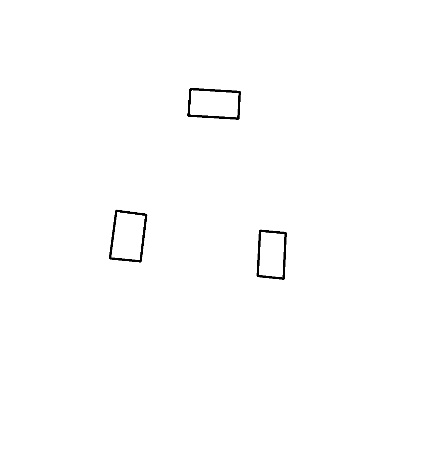
#> input picture map.jpg, 439 x 456 px
$ python mapconv.py
#> lines starting #> are read from the running program, lines starting #| are printed output that depends on the picture; after the words box and inside, x2 and y2 are one past the last pixel; in counts of white or black regions, pixels touching at a corner belong together
### asearch.py
import math
import heapq
import numpy as np

# Define the Cell class
class Cell:
    def __init__(self):
        self.parent_i = 0  # Parent cell's row index
        self.parent_j = 0  # Parent cell's column index
        self.f = float('inf')  # Total cost of the cell (g + h)
        self.g = float('inf')  # Cost from start to this cell
        self.h = 0  # Heuristic cost from this cell to destination


# Define the size of the grid
ROW = 433
COL = 416


# Check if a cell is valid (within the grid)
def is_valid(row, col):
    return (row >= 0) and (row < ROW) and (col >= 0) and (col < COL)


# Check if a cell is unblocked
def is_unblocked(grid, row, col):
    return grid[row][col] == 1


# Check if a cell is the destination
def is_destination(row, col, dest):
    return row == dest[0] and col == dest[1]


# Calculate the heuristic value of a cell (Euclidean distance to destination)
def calculate_h_value(row, col, dest):
    return ((row - dest[0]) ** 2 + (col - dest[1]) ** 2) ** 0.5


# Trace the path from source to destination
def trace_path(cell_details, dest):
    print("The Path is ")
    path = []
    row = dest[0]
    col = dest[1]

    # Trace the path from destination to source using parent cells
    while not (cell_details[row][col].parent_i == row and cell_details[row][col].parent_j == col):
        path.append((row, col))
        temp_row = cell_details[row][col].parent_i
        temp_col = cell_details[row][col].parent_j
        row = temp_row
        col = temp_col

    # Add the source cell to the path
    path.append((row, col))
    # Reverse the path to get the path from source to destination
    path.reverse()

    # Print the path
    for i in path:
        print("->", i, end=" ")
    print()
    return path


# Implement the A* search algorithm
def a_star_search(grid, src, dest):
    # Check if the source and destination are valid
    if not is_valid(src[0], src[1]) or not is_valid(dest[0], dest[1]):
        print("Source or destination is invalid")
        return

    # Check if the source and destination are unblocked
    if not is_unblocked(grid, src[0], src[1]) or not is_unblocked(grid, dest[0], dest[1]):
        print("Source or the destination is blocked")
        return

    # Check if we are already at the destination
    if is_destination(src[0], src[1], dest):
        print("We are already at the destination")
        return

    # Initialize the closed list (visited cells)
    closed_list = [[False for _ in range(COL)] for _ in range(ROW)]
    # Initialize the details of each cell
    cell_details = [[Cell() for _ in range(COL)] for _ in range(ROW)]

    # Initialize the start cell details
    i = src[0]
    j = src[1]
    cell_details[i][j].f = 0
    cell_details[i][j].g = 0
    cell_details[i][j].h = 0
    cell_details[i][j].parent_i = i
    cell_details[i][j].parent_j = j

    # Initialize the open list (cells to be visited) with the start cell
    open_list = []
    heapq.heappush(open_list, (0.0, i, j))

    # Initialize the flag for whether destination is found
    found_dest = False

    # Main loop of A* search algorithm
    while len(open_list) > 0:
        # Pop the cell with the smallest f value from the open list
        p = heapq.heappop(open_list)

        # Mark the cell as visited
        i = p[1]
        j = p[2]
        closed_list[i][j] = True

        # For each direction, check the successors
        directions = [(0, 1), (0, -1), (1, 0), (-1, 0), (1, 1), (1, -1), (-1, 1), (-1, -1)]
        for dir in directions:
            new_i = i + dir[0]
            new_j = j + dir[1]

            # If the successor is valid, unblocked, and not visited
            if is_valid(new_i, new_j) and is_unblocked(grid, new_i, new_j) and not closed_list[new_i][new_j]:
                # If the successor is the destination
                if is_destination(new_i, new_j, dest):
                    # Set the parent of the destination cell
                    cell_details[new_i][new_j].parent_i = i
                    cell_details[new_i][new_j].parent_j = j
                    print("The destination cell is found")
                    # Trace and print the path from source to destination
                    traced = trace_path(cell_details, dest)
                    found_dest = True
                    return traced
                else:
                    # Calculate the new f, g, and h values
                    g_new = cell_details[i][j].g + 1.0
                    h_new = calculate_h_value(new_i, new_j, dest)
                    f_new = g_new + h_new

                    # If the cell is not in the open list or the new f value is smaller
                    if cell_details[new_i][new_j].f == float('inf') or cell_details[new_i][new_j].f > f_new:
                        # Add the cell to the open list
                        heapq.heappush(open_list, (f_new, new_i, new_j))
                        # Update the cell details
                        cell_details[new_i][new_j].f = f_new
                        cell_details[new_i][new_j].g = g_new
                        cell_details[new_i][new_j].h = h_new
                        cell_details[new_i][new_j].parent_i = i
                        cell_details[new_i][new_j].parent_j = j

    # If the destination is not found after visiting all cells
    if not found_dest:
        print("Failed to find the destination cell")


# [20 lines left out: function main, not called in this run]


# [2 lines that do not run on import are left out]

### mapconv.py
import cv2
import numpy as np
from matplotlib import pyplot as plt
import asearch

image = cv2.imread("map.jpg")
#> image is the input picture: shape (456, 439, 3); min 0, max 255, mean 253.7
# [4 lines of commented-out code are left out]
robotsize = 23
# print(image[0:10,0:10,0])
def simpleconv(img, maxsize):
#> called with maxsize = 23
    x = 0
    y = 0
    newx = img.shape[0] - maxsize
#> newx = 433
    newy = img.shape[1] - maxsize
#> newy = 416
    newmap = np.zeros((newx, newy), dtype=int)
    for yj in range(newy):
        for xi in range(newx):
            res = img[x:maxsize+x, y:maxsize+y, 0].all()
            if not res:
                newmap[xi, yj] = 1
            x += 1
        y += 1
        x = 0
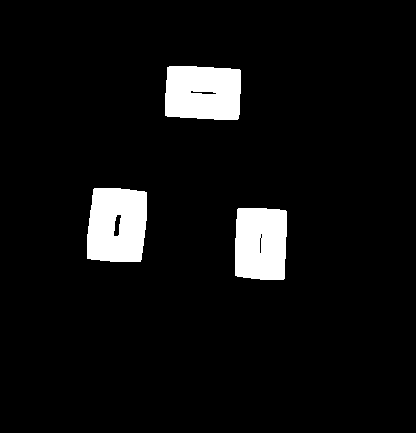
#> newmap: shape (433, 416) int64; values 0 (black) and 1 (white), 6.3% white; 3 white regions, box (x1, y1, x2, y2) and area: (87, 188, 147, 262) 3968, (165, 66, 241, 120) 3811, (235, 208, 287, 280) 3539
#> after the loop, y = 416
    for i in range(newmap.shape[0]):
        for j in range(newmap.shape[1]):
            if newmap[i,j] == 1:
                newmap[i,j] = 0
            else:
                newmap[i,j] = 1
    return newmap


test = simpleconv(image, 23)
print(test)
#> (printed output is left out)

src =[400, 400]
# dest = [242, 195]
dest = [0,0]
test2 = asearch.a_star_search(test,src,dest)
#> in a_star_search, `closed_list = [[False for _ in range(COL)] for _ in range(ROW)]`: closed_list = 433 items
#> test2 = 442 pairs, first value 0 to 400, second value 0 to 400
for i in range(len(test2)):
    l = test2[i][0]
    k = test2[i][1]
    test[l,k] = 3
#> this loop made 442 passes
#> (l, k) on passes 1 to 3: (400, 400), (399, 399), (398, 398)
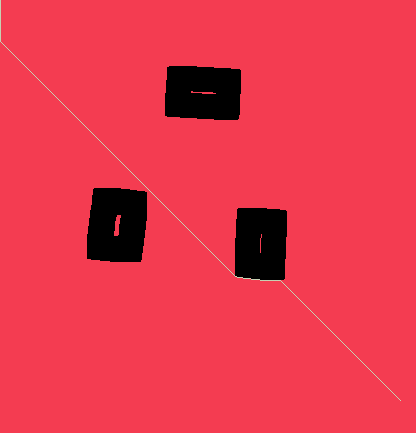
#> test: shape (433, 416) int64; 3 distinct labels, from 0 to 3; one colour per label, 0 black

plt.imshow(test, interpolation='nearest')
plt.show()
